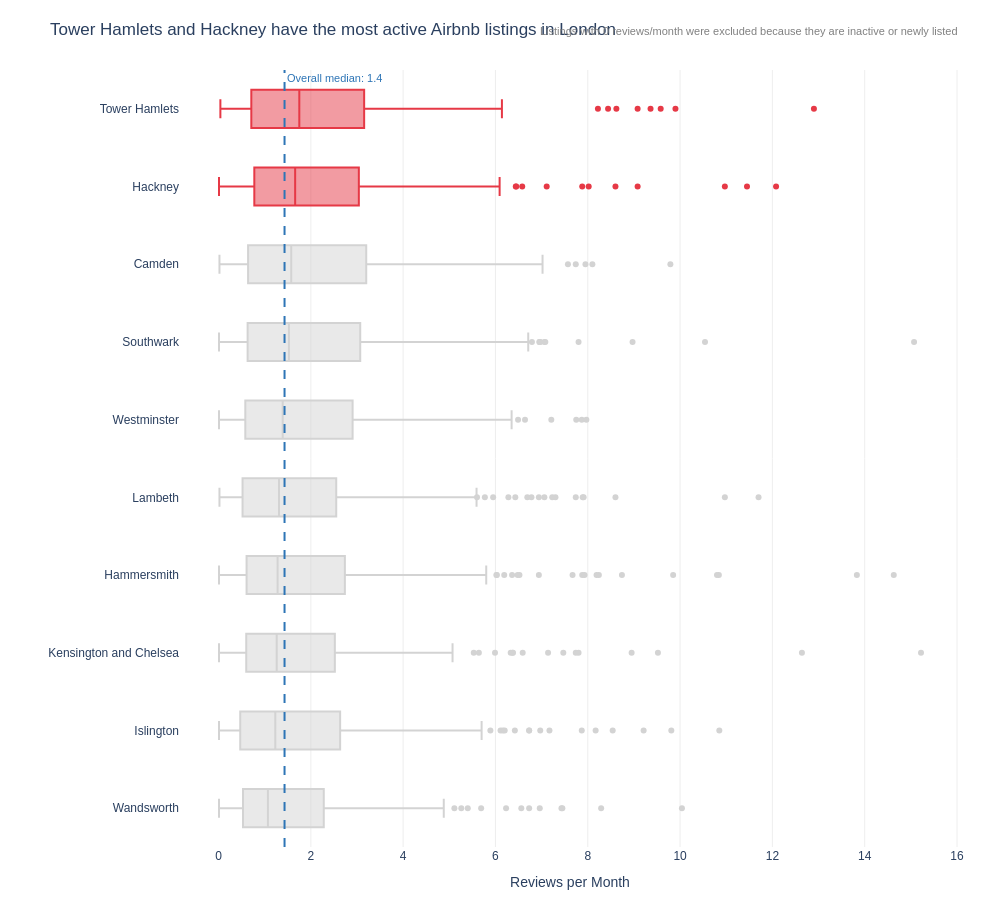

The notebook cell saved with this chart:
### Markdown cell above
## Task 2 — Box plot: listing activity by borough

**What to build:** A **horizontal box plot** comparing listing activity (reviews per month) across London boroughs — reviews per month is a proxy for how frequently a listing is booked.

**Requirements:**
- Horizontal orientation (borough names are long)
- Sorted by median reviews per month (most active at top)
- Highlight the **two most active** boroughs in a different colour
- Outliers shown as individual points
- Insight title naming the two busiest boroughs

> 💡 Some listings have zero reviews — these are new or inactive listings. Filter them out with before plotting

### Code cell
# Task 2
# YOUR CODE HERE
# =========================================================
# Task 2 — Box plot: listing activity by borough
# =========================================================

# Remove listings with zero reviews per month
df_reviews = df[df['reviews_per_month'] > 0].copy()

# Sort boroughs by median reviews per month
borough_order = (
    df_reviews.groupby('neighbourhood')['reviews_per_month']
    .median()
    .sort_values(ascending=False)
    .index
    .tolist()
)

# Top 2 busiest boroughs
top2 = borough_order[:2]

# Create colour map
color_map = {}

for borough in borough_order:
    if borough in top2:
        color_map[borough] = '#E63946'   # highlight busiest
    else:
        color_map[borough] = '#D3D3D3'   # grey for others

# Box plot
fig = px.box(
    df_reviews,
    y='neighbourhood',
    x='reviews_per_month',
    color='neighbourhood',
    orientation='h',
    points='outliers',
    category_orders={'neighbourhood': borough_order},
    color_discrete_map=color_map,
    labels={
        'reviews_per_month': 'Reviews per Month',
        'neighbourhood': ''
    },
    height=900,
    width=1000
)

# Add overall median reference line
overall_median = df_reviews['reviews_per_month'].median()

fig.add_vline(
    x=overall_median,
    line_dash='dash',
    line_color='#2E75B6',
    line_width=2,
    annotation=dict(
        text=f'Overall median: {overall_median:.1f}',
        font=dict(color='#2E75B6', size=11),
        xanchor='left'
    )
)

# Layout improvements
fig.update_layout(
    title=f'{top2[0]} and {top2[1]} have the most active Airbnb listings in London',
    plot_bgcolor='white',
    paper_bgcolor='white',
    font=dict(family='Arial', size=12),
    xaxis=dict(
        title='Reviews per Month',
        gridcolor='#EEEEEE'
    ),
    yaxis=dict(showgrid=False),
    showlegend=False,
    margin=dict(l=180, r=40, t=70, b=40)
)

# Annotation
fig.add_annotation(
    text='Listings with 0 reviews/month were excluded because they are inactive or newly listed',
    xref='paper',
    yref='paper',
    x=1,
    y=1.06,
    showarrow=False,
    font=dict(size=11, color='gray')
)

fig.show()

### Figure 1 — Plotly figure (JSON) as saved in the notebook; plotly's stock layout.template omitted (floating-point values rounded to 4 significant figures; data arrays with more than 128 entries replaced by an {"elided": "..."} marker saying what was removed)
{"data": [{"alignmentgroup": "True", "boxpoints": "outliers", "hovertemplate": "=%{y}<br>Reviews per Month=%{x}<extra></extra>", "legendgroup": "Tower Hamlets", "marker": {"color": "#E63946"}, "name": "Tower Hamlets", "notched": false, "offsetgroup": "Tower Hamlets", "orientation": "h", "showlegend": true, "type": "box", "x": {"elided": "259 float values"}, "x0": " ", "xaxis": "x", "y": {"elided": "259 str values"}, "y0": " ", "yaxis": "y"}, {"alignmentgroup": "True", "boxpoints": "outliers", "hovertemplate": "=%{y}<br>Reviews per Month=%{x}<extra></extra>", "legendgroup": "Hackney", "marker": {"color": "#E63946"}, "name": "Hackney", "notched": false, "offsetgroup": "Hackney", "orientation": "h", "showlegend": true, "type": "box", "x": {"elided": "252 float values"}, "x0": " ", "xaxis": "x", "y": {"elided": "252 str values"}, "y0": " ", "yaxis": "y"}, {"alignmentgroup": "True", "boxpoints": "outliers", "hovertemplate": "=%{y}<br>Reviews per Month=%{x}<extra></extra>", "legendgroup": "Camden", "marker": {"color": "#D3D3D3"}, "name": "Camden", "notched": false, "offsetgroup": "Camden", "orientation": "h", "showlegend": true, "type": "box", "x": {"elided": "246 float values"}, "x0": " ", "xaxis": "x", "y": {"elided": "246 str values"}, "y0": " ", "yaxis": "y"}, {"alignmentgroup": "True", "boxpoints": "outliers", "hovertemplate": "=%{y}<br>Reviews per Month=%{x}<extra></extra>", "legendgroup": "Southwark", "marker": {"color": "#D3D3D3"}, "name": "Southwark", "notched": false, "offsetgroup": "Southwark", "orientation": "h", "showlegend": true, "type": "box", "x": {"elided": "270 float values"}, "x0": " ", "xaxis": "x", "y": {"elided": "270 str values"}, "y0": " ", "yaxis": "y"}, {"alignmentgroup": "True", "boxpoints": "outliers", "hovertemplate": "=%{y}<br>Reviews per Month=%{x}<extra></extra>", "legendgroup": "Westminster", "marker": {"color": "#D3D3D3"}, "name": "Westminster", "notched": false, "offsetgroup": "Westminster", "orientation": "h", "showlegend": true, "type": "box", "x": {"elided": "260 float values"}, "x0": " ", "xaxis": "x", "y": {"elided": "260 str values"}, "y0": " ", "yaxis": "y"}, {"alignmentgroup": "True", "boxpoints": "outliers", "hovertemplate": "=%{y}<br>Reviews per Month=%{x}<extra></extra>", "legendgroup": "Lambeth", "marker": {"color": "#D3D3D3"}, "name": "Lambeth", "notched": false, "offsetgroup": "Lambeth", "orientation": "h", "showlegend": true, "type": "box", "x": {"elided": "250 float values"}, "x0": " ", "xaxis": "x", "y": {"elided": "250 str values"}, "y0": " ", "yaxis": "y"}, {"alignmentgroup": "True", "boxpoints": "outliers", "hovertemplate": "=%{y}<br>Reviews per Month=%{x}<extra></extra>", "legendgroup": "Hammersmith", "marker": {"color": "#D3D3D3"}, "name": "Hammersmith", "notched": false, "offsetgroup": "Hammersmith", "orientation": "h", "showlegend": true, "type": "box", "x": {"elided": "245 float values"}, "x0": " ", "xaxis": "x", "y": {"elided": "245 str values"}, "y0": " ", "yaxis": "y"}, {"alignmentgroup": "True", "boxpoints": "outliers", "hovertemplate": "=%{y}<br>Reviews per Month=%{x}<extra></extra>", "legendgroup": "Kensington and Chelsea", "marker": {"color": "#D3D3D3"}, "name": "Kensington and Chelsea", "notched": false, "offsetgroup": "Kensington and Chelsea", "orientation": "h", "showlegend": true, "type": "box", "x": {"elided": "246 float values"}, "x0": " ", "xaxis": "x", "y": {"elided": "246 str values"}, "y0": " ", "yaxis": "y"}, {"alignmentgroup": "True", "boxpoints": "outliers", "hovertemplate": "=%{y}<br>Reviews per Month=%{x}<extra></extra>", "legendgroup": "Islington", "marker": {"color": "#D3D3D3"}, "name": "Islington", "notched": false, "offsetgroup": "Islington", "orientation": "h", "showlegend": true, "type": "box", "x": {"elided": "241 float values"}, "x0": " ", "xaxis": "x", "y": {"elided": "241 str values"}, "y0": " ", "yaxis": "y"}, {"alignmentgroup": "True", "boxpoints": "outliers", "hovertemplate": "=%{y}<br>Reviews per Month=%{x}<extra></extra>", "legendgroup": "Wandsworth", "marker": {"color": "#D3D3D3"}, "name": "Wandsworth", "notched": false, "offsetgroup": "Wandsworth", "orientation": "h", "showlegend": true, "type": "box", "x": {"elided": "226 float values"}, "x0": " ", "xaxis": "x", "y": {"elided": "226 str values"}, "y0": " ", "yaxis": "y"}], "layout": {"annotations": [{"font": {"color": "#2E75B6", "size": 11}, "showarrow": false, "text": "Overall median: 1.4", "x": 1.43, "xanchor": "left", "xref": "x", "y": 1, "yanchor": "top", "yref": "y domain"}, {"font": {"color": "gray", "size": 11}, "showarrow": false, "text": "Listings with 0 reviews/month were excluded because they are inactive or newly listed", "x": 1, "xref": "paper", "y": 1.06, "yref": "paper"}], "boxmode": "overlay", "font": {"family": "Arial", "size": 12}, "height": 900, "legend": {"title": {"text": ""}, "tracegroupgap": 0}, "margin": {"b": 40, "l": 180, "r": 40, "t": 70}, "paper_bgcolor": "white", "plot_bgcolor": "white", "shapes": [{"line": {"color": "#2E75B6", "dash": "dash", "width": 2}, "type": "line", "x0": 1.43, "x1": 1.43, "xref": "x", "y0": 0, "y1": 1, "yref": "y domain"}], "showlegend": false, "title": {"text": "Tower Hamlets and Hackney have the most active Airbnb listings in London"}, "width": 1000, "xaxis": {"anchor": "y", "domain": [0, 1], "gridcolor": "#EEEEEE", "title": {"text": "Reviews per Month"}}, "yaxis": {"anchor": "x", "categoryarray": ["Wandsworth", "Islington", "Kensington and Chelsea", "Hammersmith", "Lambeth", "Westminster", "Southwark", "Camden", "Hackney", "Tower Hamlets"], "categoryorder": "array", "domain": [0, 1], "showgrid": false, "title": {"text": ""}}}}
